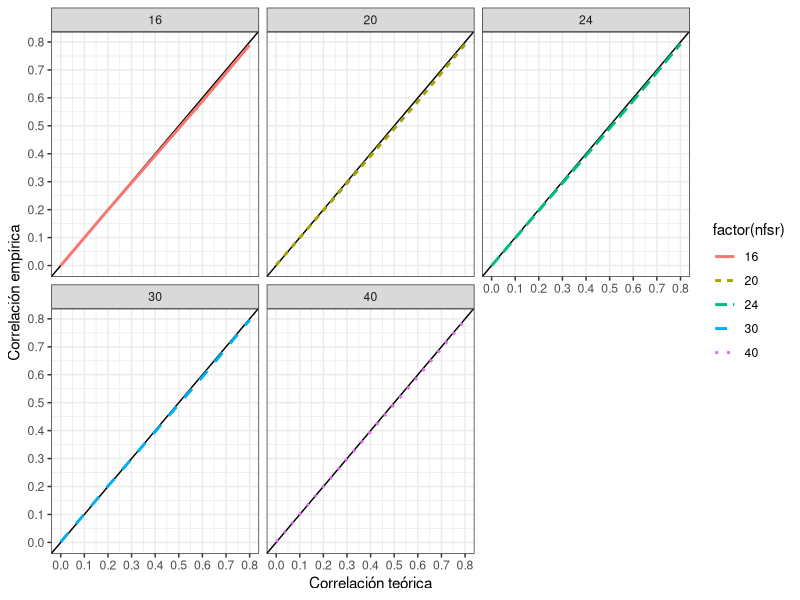

This figure's R source:
#====================================#
#   SIMULACIONES CORRELACIONES       #
#   Simulaciones empleando la        #
#     regla CLAST para el            #
#     análisis de correlaciones      #
#====================================#

# CREACIÓN PREVIA DEL DATA FRAME

# Condiciones de simulación
library(MASS)
num.sim <- 10^4 # número de simulaciones
nfsr <- c(16, 20, 24, 30, 40) # tamaño muestral inicial de referencia
corr.teo <- c(0,.20,.60,.80)


# Data Frame ----
datos.corrs <- data.frame(corr_teo = rep(corr.teo,each=num.sim*length(nfsr)))
datos.corrs$nfsr <- rep(nfsr,each=num.sim)
datos.corrs$corr_emp <- NA
# set.seed(1234)

simCorr <- function(n,r){
  muestra <- mvrnorm(n, Sigma = matrix(c(1,r,r,1),2),mu = rep(0,2))
  out.cor <- cor(muestra[,1],muestra[,2])
  return(out.cor)
}

for (i in 1:dim(datos.corrs)[1]){
  datos.corrs$corr_emp[i] <- simCorr(n = datos.corrs$nfsr[i], r = datos.corrs$corr_teo[i])
}

r.corr <- aggregate.data.frame(datos.corrs, by = list(datos.corrs$corr_teo,datos.corrs$nfsr),FUN=mean)

library(ggplot2)
corr.plot <- ggplot(r.corr,aes(x=corr_teo,y=corr_emp))
corr.plot <- corr.plot + 
  geom_abline(intercept = 0, slope = 1, size = .5)+
  geom_line(aes(linetype=factor(nfsr), color = factor(nfsr)),size = 1)+
  scale_x_continuous(name = "Correlación teórica", breaks = seq(0,1,.1))+
  scale_y_continuous(name = "Correlación empírica",breaks = seq(0,1,.1))+
  facet_wrap(~nfsr)+
  theme_bw()
corr.plot